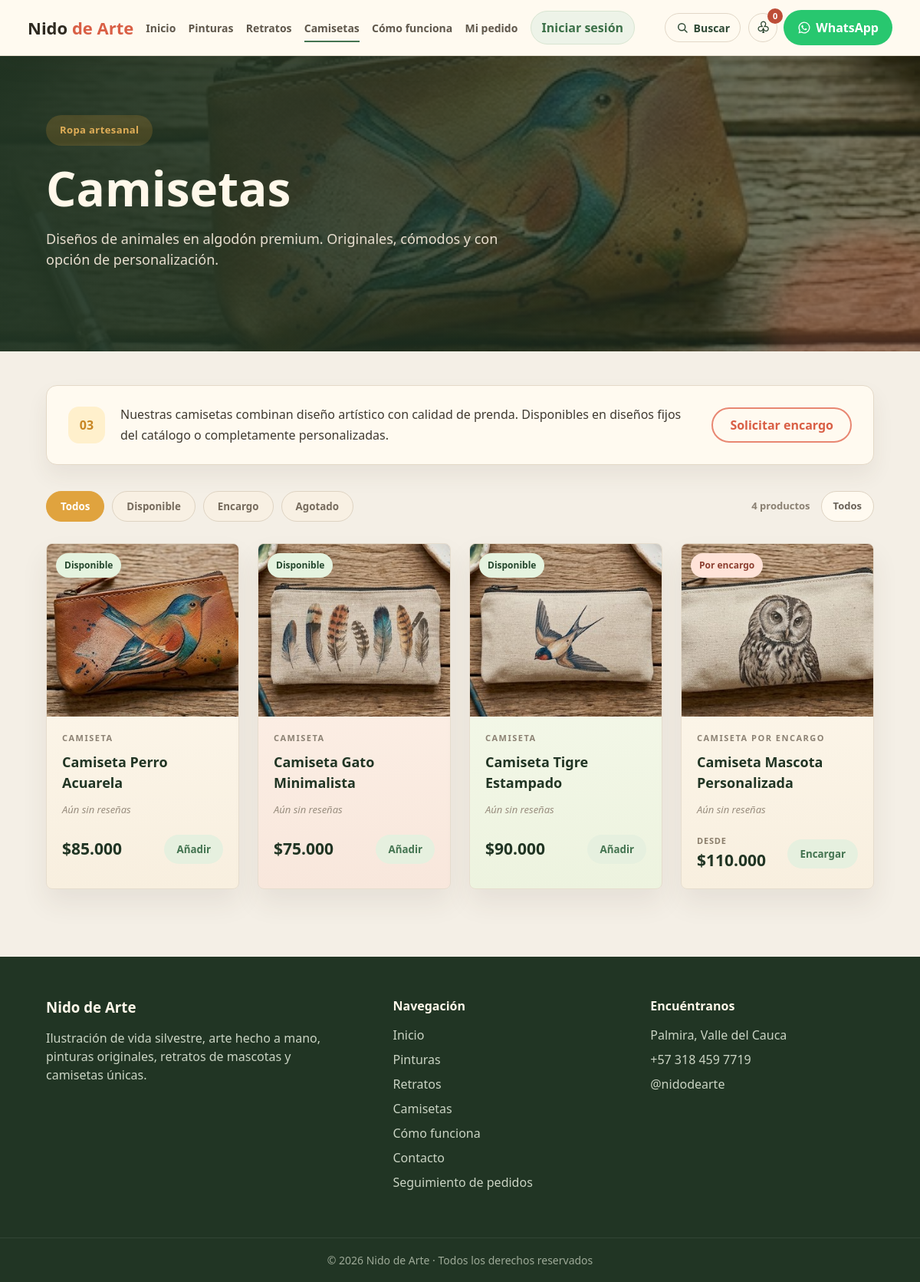
The app's page /camisetas.php with its own data.
### tables this page shows
CREATE TABLE IF NOT EXISTS productos (
  id INT AUTO_INCREMENT PRIMARY KEY,
  nombre VARCHAR(120) NOT NULL,
  categoria ENUM('pinturas','retratos','camisetas') NOT NULL,
  tipo VARCHAR(80) NOT NULL,
  descripcion TEXT NULL,
  precio DECIMAL(10,2) NOT NULL DEFAULT 0,
  imagen VARCHAR(255) NOT NULL,
  estado ENUM('disponible','encargo','agotado') NOT NULL DEFAULT 'disponible',
  destacado TINYINT(1) NOT NULL DEFAULT 0,
  activo TINYINT(1) NOT NULL DEFAULT 1,
  orden INT NOT NULL DEFAULT 0,
  fecha_creacion TIMESTAMP DEFAULT CURRENT_TIMESTAMP,
  UNIQUE KEY uq_producto_nombre (nombre)
);

### include/funciones.php (called while the page is built, shortened)
<?php
function entradaTexto(mixed $valor): string {
    return is_scalar($valor) ? trim((string) $valor) : '';
}

### include/resenas.php (called while the page is built, shortened)
<?php
function obtenerValoracionesProductos(): array
{
    static $valoraciones = null;
    if ($valoraciones !== null) {
        return $valoraciones;
    }
    $valoraciones = [];
    try {
        $db = conectarDB();
        $stmt = $db->prepare('SELECT r.estrellas, p.productos FROM resenas r INNER JOIN pedidos p ON p.id = r.pedido_id');
        $stmt->execute();
        $resultado = $stmt->get_result();
        $sumas = [];
    } catch (Throwable $error) {
    }
    return $valoraciones;
}

### include/productos.php (the view, shortened to what this page needs)
<?php
require_once __DIR__ . '/resenas.php';
function obtenerProductos(?string $categoria = null, bool $soloActivos = true, ?string $estado = null): array
{
    try {
        $db = conectarDB();
        $condiciones = [];
        $tipos = '';
        $valores = [];
        if ($soloActivos) {
            $condiciones[] = 'activo = 1';
        }
        if ($categoria !== null) {
            $condiciones[] = 'categoria = ?';
            $tipos .= 's';
            $valores[] = $categoria;
        }
        $sql = 'SELECT * FROM productos';
        if ($condiciones) {
            $sql .= ' WHERE ' . implode(' AND ', $condiciones);
        }
        $sql .= ' ORDER BY orden ASC, id ASC';
        $stmt = $db->prepare($sql);
        if ($valores) {
            $stmt->bind_param($tipos, ...$valores);
        }
        $stmt->execute();
        return $stmt->get_result()->fetch_all(MYSQLI_ASSOC);
    } catch (Throwable $error) {
        return productosBase($categoria, $soloActivos, $estado);
    }
}
function etiquetaEstadoProducto(array $producto): string
{
    return match ($producto['estado']) {
        'encargo' => 'Por encargo',
        'agotado' => 'Agotado',
        default => 'Disponible',
    };
}
function claseEstadoProducto(array $producto): string
{
    return match ($producto['estado']) {
        'disponible' => 'available',
        default => 'custom',
    };
}
function renderizarTarjetaProducto(array $producto, bool $enlaceCategoria = false): void
{
    $nombre = htmlspecialchars($producto['nombre']);
    $tipo = htmlspecialchars($producto['tipo']);
    $imagen = htmlspecialchars($producto['imagen']);
    $estado = htmlspecialchars(etiquetaEstadoProducto($producto));
    $claseEstado = htmlspecialchars(claseEstadoProducto($producto));
    $valoracion = obtenerValoracionesProductos()[(int) $producto['id']] ?? null;
    $precio = '$' . number_format((float) $producto['precio'], 0, ',', '.');
    $prefijoPrecio = $producto['estado'] === 'encargo' ? '<small>Desde</small>' : '';
    $deshabilitado = $producto['estado'] === 'agotado' ? ' disabled' : '';
    $textoBoton = $producto['estado'] === 'agotado' ? 'Agotado' : ($producto['estado'] === 'encargo' ? 'Encargar' : 'Añadir');
    $urlCategoria = BASE_URL . $producto['categoria'] . '.php';
    ?>
    <article class="product-card">
        <div class="product-image">
            <span class="badge <?= $claseEstado ?>"><?= $estado ?></span>
            <img src="<?= BASE_URL . $imagen ?>" alt="<?= $nombre ?>">
        </div>
        <div class="product-body">
            <span><?= $tipo ?></span>
            <h3><?= $nombre ?></h3>
            <?php if ($valoracion): ?>
                <?php $promedio = number_format($valoracion['promedio'], 1, ',', ''); ?>
                <p class="rating" aria-label="Valoración <?= $promedio ?> de 5, <?= $valoracion['total'] ?> <?= $valoracion['total'] === 1 ? 'reseña' : 'reseñas' ?>"><span aria-hidden="true"><?= estrellasTexto($valoracion['promedio']) ?></span> <?= $promedio ?> <small>(<?= $valoracion['total'] ?>)</small></p>
            <?php else: ?>
                <p class="rating rating-empty">Aún sin reseñas</p>
            <?php endif; ?>
            <div class="product-footer">
                <strong class="product-price"><?= $prefijoPrecio ?><?= $precio ?></strong>
                <?php if ($enlaceCategoria): ?>
                    <a href="<?= $urlCategoria ?>">Ver más</a>
                <?php else: ?>
                    <button class="add-to-cart" data-id="<?= (int) $producto['id'] ?>" data-product="<?= $nombre ?>" data-category="<?= $tipo ?>" data-price="<?= (float) $producto['precio'] ?>" data-image="<?= $imagen ?>"<?= $deshabilitado ?>><?= $textoBoton ?></button>
                <?php endif; ?>
            </div>
        </div>
    </article>
    <?php
}

### camisetas.php (shortened to what this page needs)
<?php
require 'include/funciones.php';
require 'include/productos.php';
$estadoFiltro = entradaTexto($_GET['estado'] ?? '');
$estadosValidos = ['disponible', 'encargo', 'agotado'];
if (!in_array($estadoFiltro, $estadosValidos, true)) $estadoFiltro = '';
$productos = obtenerProductos('camisetas', true, $estadoFiltro ?: null);
?>
<main class="category-page category-shirts">
    <section class="category-hero">
        <div class="container category-hero-content">
            <span class="category-pill accent-gold">Ropa artesanal</span>
            <h1>Camisetas</h1>
            <p>Diseños de animales en algodón premium. Originales, cómodos y con opción de personalización.</p>
        </div>
    </section>
    <section class="category-store">
        <div class="container">
            <div class="category-note note-action">
                <span class="note-icon accent-gold">03</span>
                <p>Nuestras camisetas combinan diseño artístico con calidad de prenda. Disponibles en diseños fijos del catálogo o completamente personalizadas.</p>
                <a href="<?php echo BASE_URL; ?>contacto.php" class="outline-action">Solicitar encargo</a>
            </div>
            <div class="store-toolbar">
                <form class="filter-list gold-filters" method="GET" aria-label="Filtrar camisetas por disponibilidad">
                    <button class="filter <?= $estadoFiltro === '' ? 'active' : '' ?>" type="submit" name="estado" value="">Todos</button>
                    <button class="filter <?= $estadoFiltro === 'disponible' ? 'active' : '' ?>" type="submit" name="estado" value="disponible">Disponible</button>
                    <button class="filter <?= $estadoFiltro === 'encargo' ? 'active' : '' ?>" type="submit" name="estado" value="encargo">Encargo</button>
                    <button class="filter <?= $estadoFiltro === 'agotado' ? 'active' : '' ?>" type="submit" name="estado" value="agotado">Agotado</button>
                </form>
                <div class="store-count">
                    <span><?= count($productos) ?> productos</span>
                    <strong><?= $estadoFiltro ? ucfirst($estadoFiltro) : 'Todos' ?></strong>
                </div>
            </div>
            <?php if ($productos): ?>
                <div class="product-grid category-products">
                    <?php foreach ($productos as $producto): ?>
                        <?php renderizarTarjetaProducto($producto); ?>
                    <?php endforeach; ?>
                </div>
            <?php else: ?>
                <div class="search-empty">No hay camisetas con este filtro por ahora. Prueba con otra disponibilidad.</div>
            <?php endif; ?>
        </div>
    </section>
</main>
<?php include 'include/templates/footer.php'; ?>

### assets/css/base/global.css (style rules this page uses)
html, body { background-color:#050505; background-image: linear-gradient(rgba(255,255,255,.035) 1px, transparent 1px), linear-gradient(90deg, rgba(255,255,255,.035) 1px, transparent 1px), url('../../imagenes/137042075-grid-square-graph-line-full-page-on-black-paper-background-paper-grid-square-graph-line-texture-of.jpg'); background-size:32px 32px; background-attachment:fixed; }
body { color:#fff; line-height:1.5; }
body::before { content:""; position:fixed; inset:0; pointer-events:none; background:radial-gradient(circle at top, rgba(0,208,132,.05), transparent 35%); z-index:-1; }
a { color:inherit; text-decoration:none; transition:.35s; }
img { width:100%; display:block; transition:.5s; }
section { padding:110px 0; }
.container { width:90%; max-width:1200px; margin:auto; }

### assets/css/paginas/tienda.css (style rules this page uses)
.search-card .product-footer button,.add-to-cart { border:0;background:#e6f0df;color:#447451;padding:10px 16px;border-radius:999px;font-weight:900;cursor:pointer;transition:background .2s ease }

### records on screen
productos: estado "Disponible", imagen (picture), tipo "CAMISETA", nombre "Camiseta Perro Acuarela", precio "$85.000", estado "Añadir"
productos: estado "Disponible", imagen (picture), tipo "CAMISETA", nombre "Camiseta Gato Minimalista", precio "$75.000", estado "Añadir"
productos: estado "Disponible", imagen (picture), tipo "CAMISETA", nombre "Camiseta Tigre Estampado", precio "$90.000", estado "Añadir"
productos: estado "Por encargo", imagen (picture), tipo "CAMISETA POR ENCARGO", nombre "Camiseta Mascota Personalizada", shows "DESDE", precio "$110.000", estado "Encargar"

### other values on screen
count($productos) "4"
